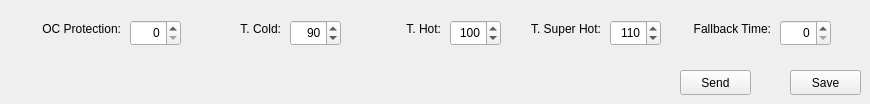
        <widget class="QWidget" name="TemperatureControlTab">
         <property name="toolTip">
          <string>Temp. Cntrl Tab: Contains End Device Parameter Block information related to temperature control.</string>
         </property>
         <attribute name="title">
          <string>Temp. Cntrl.</string>
         </attribute>
         <widget class="QLabel" name="tempCntrlOCProtectionLabel">
          <property name="geometry">
           <rect>
            <x>30</x>
            <y>20</y>
            <width>91</width>
            <height>17</height>
           </rect>
          </property>
          <property name="toolTip">
           <string>Set OC to this value when T_HOT threshold exceeded.</string>
          </property>
          <property name="text">
           <string>OC Protection:</string>
          </property>
          <property name="alignment">
           <set>Qt::AlignRight|Qt::AlignTrailing|Qt::AlignVCenter</set>
          </property>
         </widget>
         <widget class="QSpinBox" name="tempCntrlOCProtectionSpinBox">
          <property name="geometry">
           <rect>
            <x>130</x>
            <y>20</y>
            <width>51</width>
            <height>26</height>
           </rect>
          </property>
          <property name="cursor">
           <cursorShape>PointingHandCursor</cursorShape>
          </property>
          <property name="toolTip">
           <string>s * 69 b&lt;XXX&gt;</string>
          </property>
          <property name="alignment">
           <set>Qt::AlignRight|Qt::AlignTrailing|Qt::AlignVCenter</set>
          </property>
          <property name="maximum">
           <number>255</number>
          </property>
         </widget>
         <widget class="QLabel" name="tempCntrlTColdLabel">
          <property name="geometry">
           <rect>
            <x>190</x>
            <y>20</y>
            <width>91</width>
            <height>17</height>
           </rect>
          </property>
          <property name="toolTip">
           <string>Below this value, temperature protection is not enabled.</string>
          </property>
          <property name="text">
           <string>T. Cold:</string>
          </property>
          <property name="alignment">
           <set>Qt::AlignRight|Qt::AlignTrailing|Qt::AlignVCenter</set>
          </property>
         </widget>
         <widget class="QSpinBox" name="tempCntrlTColdSpinBox">
          <property name="geometry">
           <rect>
            <x>290</x>
            <y>20</y>
            <width>51</width>
            <height>26</height>
           </rect>
          </property>
          <property name="cursor">
           <cursorShape>PointingHandCursor</cursorShape>
          </property>
          <property name="toolTip">
           <string>s * 65 b&lt;XXX&gt;, in Celcius</string>
          </property>
          <property name="alignment">
           <set>Qt::AlignRight|Qt::AlignTrailing|Qt::AlignVCenter</set>
          </property>
          <property name="maximum">
           <number>255</number>
          </property>
          <property name="value">
           <number>90</number>
          </property>
         </widget>
         <widget class="QLabel" name="tempCntrlTHotLabel">
          <property name="geometry">
           <rect>
            <x>350</x>
            <y>20</y>
            <width>91</width>
            <height>17</height>
           </rect>
          </property>
          <property name="toolTip">
           <string>Between TCold and THot temperature protection starts lowering OC, above THot OC sete the OC Protection.</string>
          </property>
          <property name="text">
           <string>T. Hot:</string>
          </property>
          <property name="alignment">
           <set>Qt::AlignRight|Qt::AlignTrailing|Qt::AlignVCenter</set>
          </property>
         </widget>
         <widget class="QSpinBox" name="tempCntrlTHotSpinBox">
          <property name="geometry">
           <rect>
            <x>450</x>
            <y>20</y>
            <width>51</width>
            <height>26</height>
           </rect>
          </property>
          <property name="cursor">
           <cursorShape>PointingHandCursor</cursorShape>
          </property>
          <property name="toolTip">
           <string>s * 64 b&lt;XXX&gt;, in Celcius.</string>
          </property>
          <property name="alignment">
           <set>Qt::AlignRight|Qt::AlignTrailing|Qt::AlignVCenter</set>
          </property>
          <property name="maximum">
           <number>255</number>
          </property>
          <property name="value">
           <number>100</number>
          </property>
         </widget>
         <widget class="QLabel" name="tempCntrlTSuperHotLabel">
          <property name="geometry">
           <rect>
            <x>510</x>
            <y>20</y>
            <width>91</width>
            <height>17</height>
           </rect>
          </property>
          <property name="toolTip">
           <string>Temperature exceeding this value turns the module off.</string>
          </property>
          <property name="text">
           <string>T. Super Hot:</string>
          </property>
          <property name="alignment">
           <set>Qt::AlignRight|Qt::AlignTrailing|Qt::AlignVCenter</set>
          </property>
         </widget>
         <widget class="QSpinBox" name="tempCntrlTSuperHotSpinBox">
          <property name="geometry">
           <rect>
            <x>610</x>
            <y>20</y>
            <width>51</width>
            <height>26</height>
           </rect>
          </property>
          <property name="cursor">
           <cursorShape>PointingHandCursor</cursorShape>
          </property>
          <property name="toolTip">
           <string>s * 63 b&lt;XXX&gt;, in Celcius.</string>
          </property>
          <property name="alignment">
           <set>Qt::AlignRight|Qt::AlignTrailing|Qt::AlignVCenter</set>
          </property>
          <property name="maximum">
           <number>255</number>
          </property>
          <property name="value">
           <number>110</number>
          </property>
         </widget>
         <widget class="QLabel" name="tempCntrlFallbackTimeLabel">
          <property name="geometry">
           <rect>
            <x>680</x>
            <y>20</y>
            <width>91</width>
            <height>17</height>
           </rect>
          </property>
          <property name="toolTip">
           <string>Elapsed time between decrementing OC value.</string>
          </property>
          <property name="text">
           <string>Fallback Time:</string>
          </property>
          <property name="alignment">
           <set>Qt::AlignRight|Qt::AlignTrailing|Qt::AlignVCenter</set>
          </property>
         </widget>
         <widget class="QSpinBox" name="tempCntrlFallbackTimeSpinBox">
          <property name="geometry">
           <rect>
            <x>780</x>
            <y>20</y>
            <width>51</width>
            <height>26</height>
           </rect>
          </property>
          <property name="cursor">
           <cursorShape>PointingHandCursor</cursorShape>
          </property>
          <property name="toolTip">
           <string>s * 66 b&lt;XXX&gt;, in seconds.</string>
          </property>
          <property name="alignment">
           <set>Qt::AlignRight|Qt::AlignTrailing|Qt::AlignVCenter</set>
          </property>
          <property name="maximum">
           <number>255</number>
          </property>
         </widget>
         <widget class="QPushButton" name="tempCntrlSendPushButton">
          <property name="geometry">
           <rect>
            <x>680</x>
            <y>70</y>
            <width>71</width>
            <height>25</height>
           </rect>
          </property>
          <property name="cursor">
           <cursorShape>PointingHandCursor</cursorShape>
          </property>
          <property name="text">
           <string>Send</string>
          </property>
         </widget>
         <widget class="QPushButton" name="tempCntrlSavePushButton">
          <property name="geometry">
           <rect>
            <x>790</x>
            <y>70</y>
            <width>71</width>
            <height>25</height>
           </rect>
          </property>
          <property name="cursor">
           <cursorShape>PointingHandCursor</cursorShape>
          </property>
          <property name="text">
           <string>Save</string>
          </property>
         </widget>
        </widget>
